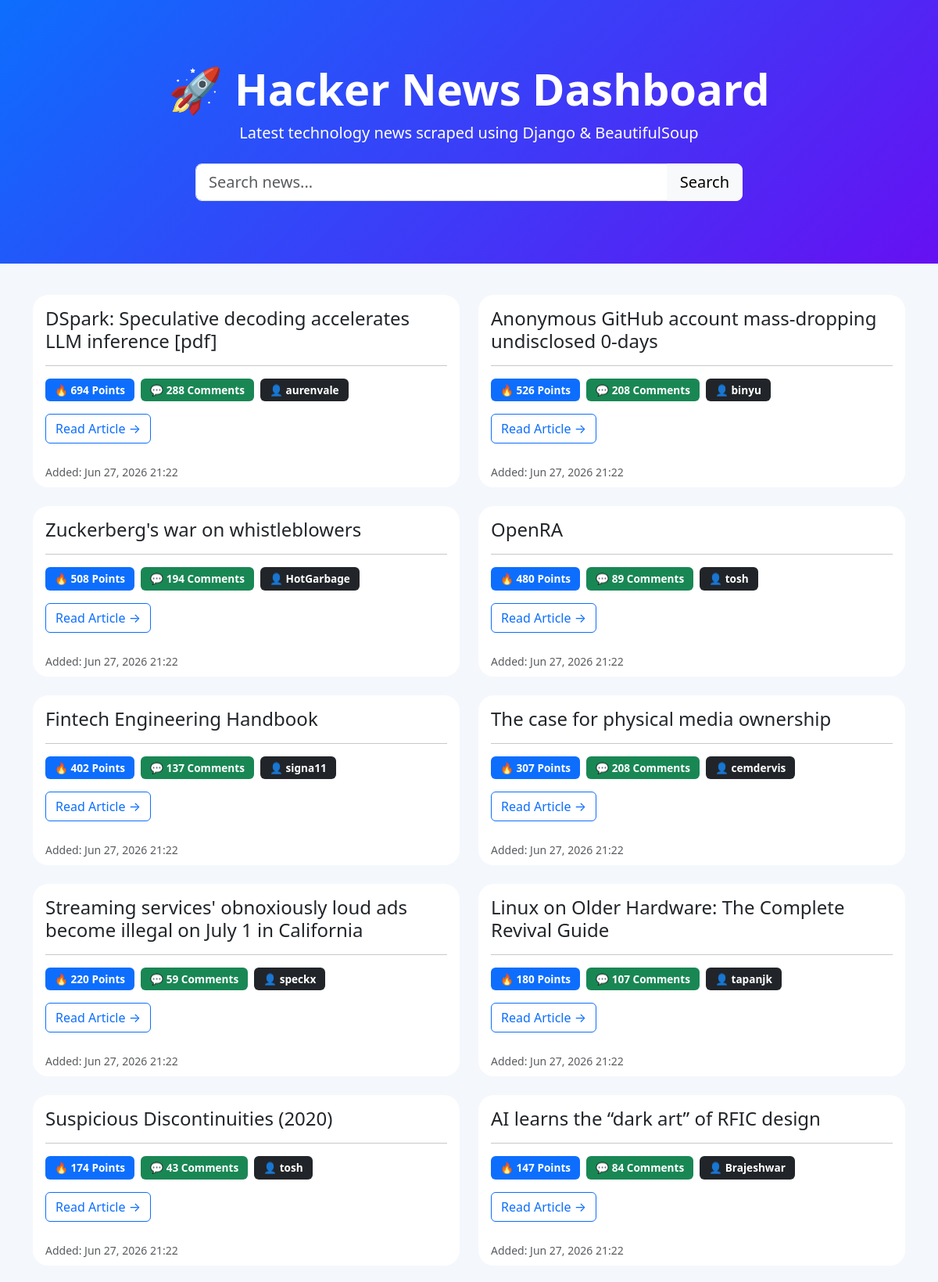
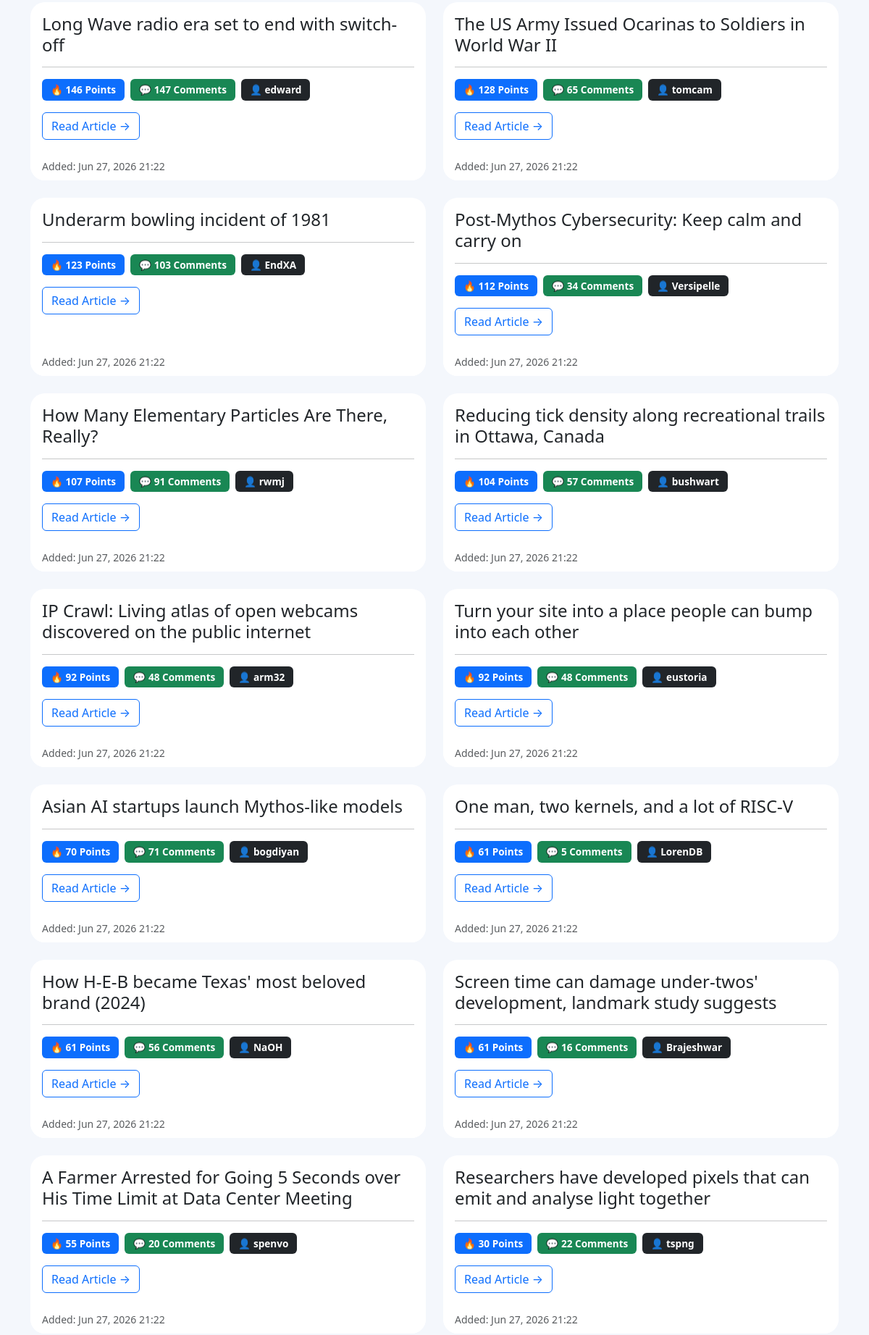
The page / (upper part) on the database its author committed (2 pictures, top to bottom).
### hacker_news/models.py (models this page shows, shortened)
class News(models.Model):
    title = models.CharField(max_length=255)
    url = models.URLField()
    points = models.IntegerField(default=0)
    author = models.CharField(max_length=255)
    comments = models.IntegerField(default=0)
    created_at = models.DateTimeField(auto_now_add=True)

### hacker_news/views.py (the view)
# urls.py: path('', views.news_list, name='new_list')
def news_list(request):
    query = request.GET.get("q")
    news = News.objects.all().order_by("-points")
    if query:
        news = news.filter(title__icontains=query)
    context = {
        "news": news
    }
    return render(
        request,
        "news_list.html",
        context
    )

### hacker_news/templates/news_list.html (shortened to what this page needs)
<!DOCTYPE html>
<html lang="en">
<head>
    <link href="https://cdn.jsdelivr.net/npm/bootstrap@5.3.7/dist/css/bootstrap.min.css" rel="stylesheet">
    <link rel="stylesheet"
          href="https://cdnjs.cloudflare.com/ajax/libs/animate.css/4.1.1/animate.min.css"/>
</head>
<body>
    <section class="hero">
        <div class="container text-center animate__animated animate__fadeInDown">
            <h1 class="display-4 fw-bold">
                🚀 Hacker News Dashboard
            </h1>
            <p class="lead">
                Latest technology news scraped using Django & BeautifulSoup
            </p>
            <div class="search-box mt-4">
                <form method="GET">
                    <div class="input-group input-group-lg">
                        <input
                            type="text"
                            name="q"
                            class="form-control"
                            placeholder="Search news..."
                            value="{{ request.GET.q }}"
                        >
                        <button class="btn btn-light">
                            Search
                        </button>
                    </div>
                </form>
            </div>
        </div>
    </section>
    <div class="container">
        <div class="row">
            {% for item in news %}
            <div class="col-lg-6 mb-4 animate__animated animate__fadeInUp">
                <div class="card news-card h-100">
                    <div class="card-body">
                        <a href="{{ item.url }}"
                           target="_blank"
                           class="news-title">
                            <h4>
                                {{ item.title }}
                            </h4>
                        </a>
                        <hr>
                        <div class="d-flex flex-wrap gap-2 mb-3">
                            <span class="badge bg-primary badge-custom">
                                🔥 {{ item.points }} Points
                            </span>
                            <span class="badge bg-success badge-custom">
                                💬 {{ item.comments }} Comments
                            </span>
                            <span class="badge bg-dark badge-custom">
                                👤 {{ item.author }}
                            </span>
                        </div>
                        <a href="{{ item.url }}"
                           target="_blank"
                           class="btn btn-outline-primary">
                            Read Article →
                        </a>
                    </div>
                    <div class="card-footer bg-white border-0">
                        <small class="text-muted">
                            Added: {{ item.created_at|date:"M d, Y H:i" }}
                        </small>
                    </div>
                </div>
            </div>
            {% empty %}
            <div class="col-12 text-center">
                <div class="alert alert-warning">
                    No news articles found.
                </div>
            </div>
            {% endfor %}
        </div>
    </div>
</body>
</html>

### hacker_news/templates/news_list.html (style rules this page uses)
body { background: #f4f7fc; }
.hero { background: linear-gradient(135deg,#0d6efd,#6610f2); color:white; padding:80px 0; margin-bottom:40px; }
.news-card { border:none; border-radius:20px; transition:all .3s ease; overflow:hidden; }
.news-title { color:#212529; text-decoration:none; font-weight:600; }
.badge-custom { font-size:.85rem; padding:8px 12px; }
.search-box { max-width:700px; margin:auto; }

### rows shown on the page
News: title "DSpark: Speculative decoding accelerates LLM inference [pdf]", points "694", comments "288", author "aurenvale", created_at "Jun 27, 2026 21:22"
News: title "Anonymous GitHub account mass-dropping undisclosed 0-days", points "526", comments "208", author "binyu", created_at "Jun 27, 2026 21:22"
News: title "Zuckerberg's war on whistleblowers", points "508", comments "194", author "HotGarbage", created_at "Jun 27, 2026 21:22"
News: title "OpenRA", points "480", comments "89", author "tosh", created_at "Jun 27, 2026 21:22"
News: title "Fintech Engineering Handbook", points "402", comments "137", author "signa11", created_at "Jun 27, 2026 21:22"
News: title "The case for physical media ownership", points "307", comments "208", author "cemdervis", created_at "Jun 27, 2026 21:22"
News: title "Streaming services' obnoxiously loud ads become illegal on July 1 in California", points "220", comments "59", author "speckx", created_at "Jun 27, 2026 21:22"
News: title "Linux on Older Hardware: The Complete Revival Guide", points "180", comments "107", author "tapanjk", created_at "Jun 27, 2026 21:22"
News: title "Suspicious Discontinuities (2020)", points "174", comments "43", author "tosh", created_at "Jun 27, 2026 21:22"
News: title "AI learns the “dark art” of RFIC design", points "147", comments "84", author "Brajeshwar", created_at "Jun 27, 2026 21:22"
News: title "Long Wave radio era set to end with switch-off", points "146", comments "147", author "edward", created_at "Jun 27, 2026 21:22"
News: title "The US Army Issued Ocarinas to Soldiers in World War II", points "128", comments "65", author "tomcam", created_at "Jun 27, 2026 21:22"
News: title "Underarm bowling incident of 1981", points "123", comments "103", author "EndXA", created_at "Jun 27, 2026 21:22"
News: title "Post-Mythos Cybersecurity: Keep calm and carry on", points "112", comments "34", author "Versipelle", created_at "Jun 27, 2026 21:22"
News: title "How Many Elementary Particles Are There, Really?", points "107", comments "91", author "rwmj", created_at "Jun 27, 2026 21:22"
News: title "Reducing tick density along recreational trails in Ottawa, Canada", points "104", comments "57", author "bushwart", created_at "Jun 27, 2026 21:22"
News: title "IP Crawl: Living atlas of open webcams discovered on the public internet", points "92", comments "48", author "arm32", created_at "Jun 27, 2026 21:22"
News: title "Turn your site into a place people can bump into each other", points "92", comments "48", author "eustoria", created_at "Jun 27, 2026 21:22"
News: title "Asian AI startups launch Mythos-like models", points "70", comments "71", author "bogdiyan", created_at "Jun 27, 2026 21:22"
News: title "One man, two kernels, and a lot of RISC-V", points "61", comments "5", author "LorenDB", created_at "Jun 27, 2026 21:22"
News: title "How H-E-B became Texas' most beloved brand (2024)", points "61", comments "56", author "NaOH", created_at "Jun 27, 2026 21:22"
News: title "Screen time can damage under-twos' development, landmark study suggests", points "61", comments "16", author "Brajeshwar", created_at "Jun 27, 2026 21:22"
News: title "A Farmer Arrested for Going 5 Seconds over His Time Limit at Data Center Meeting", points "55", comments "20", author "spenvo", created_at "Jun 27, 2026 21:22"
News: title "Researchers have developed pixels that can emit and analyse light together", points "30", comments "22", author "tspng", created_at "Jun 27, 2026 21:22"
